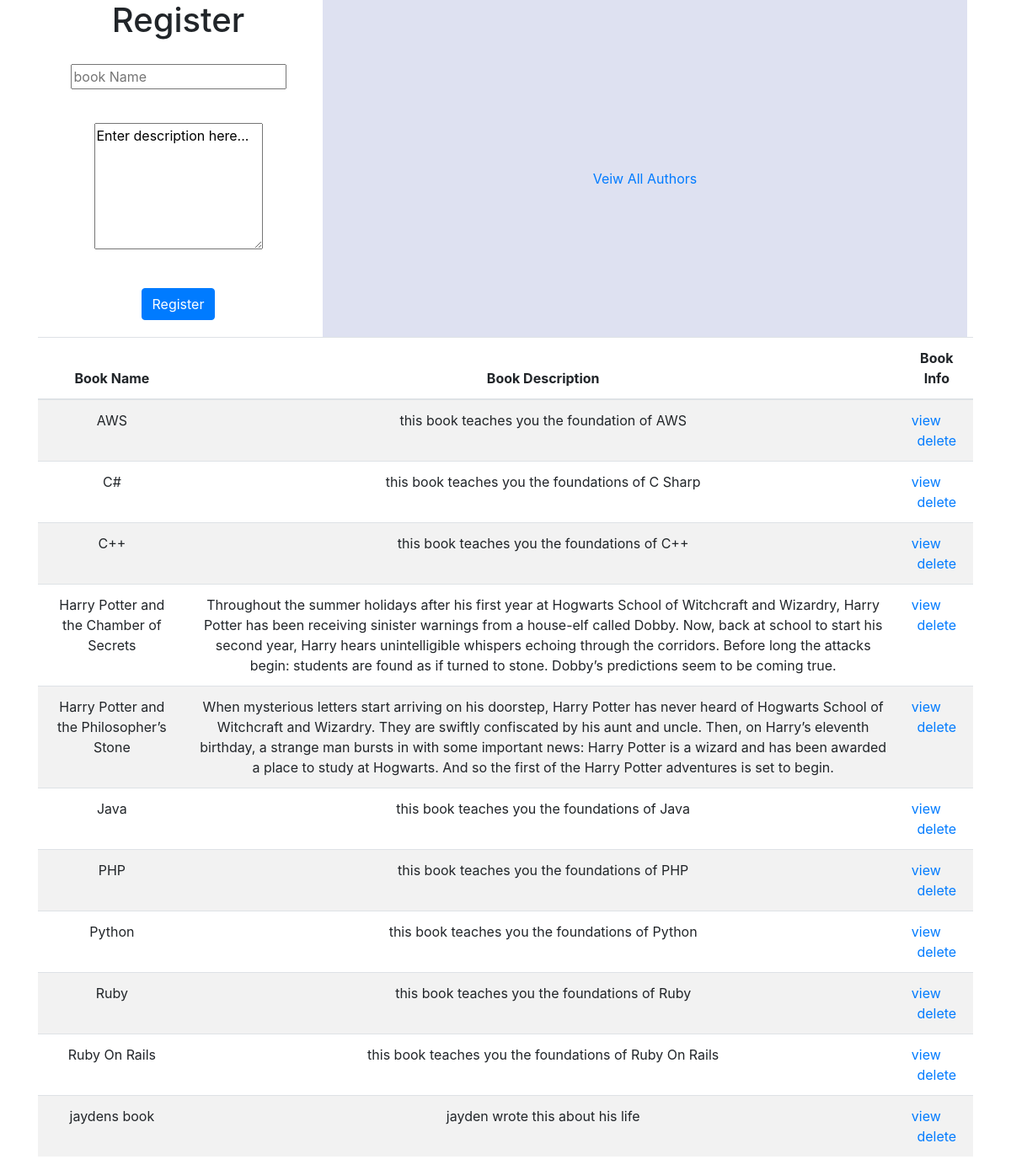
The page / on the database its author committed.
### multi_to_multi_app/models.py (models this page shows, shortened)
class Book(models.Model):
    title = models.CharField(max_length=255)
    description = models.TextField()
    created_at = models.DateTimeField(auto_now_add=True)
    updated_at = models.DateTimeField(auto_now=True)

### multi_to_multi_app/views.py (the view)
# urls.py: path('', views.index),
def index(request):
    context = {
        'all_books' : Book.objects.all().order_by('title'),
    }
    return render(request, "index.html", context)

### multi_to_multi_app/templates/index.html (shortened to what this page needs)
<!DOCTYPE html>
<html lang="en" dir="ltr">
    <head>
        <link rel="stylesheet" href="https://maxcdn.bootstrapcdn.com/bootstrap/4.0.0/css/bootstrap.min.css">
    </head>
    <body>
        <div class="container">
          <div id="registraition_container">
            <h1>Register</h1>
            <form action="/add_book" method="post" id="book_registration">
                <input type="text" name="title" placeholder="book Name"><br>
                <textarea name="description" form="book_registration">Enter description here...</textarea>
                <input type="submit" class="btn btn-primary" name="" value="Register">
            </form>
          </div>
          <div id="author_container">
              <div id="author_div">
                <a id="author_link" href="/authors">Veiw All Authors</a>
              </div>
          </div>
          <div id="table_div">
            <table class="table table-striped">
                <thead>
                  <tr>
                    <th scope="col">Book Name</th>
                    <th scope="col">Book Description</th>
                    <th scope="col">Book Info</th>
                  </tr>
                </thead>
                <tbody>
                  {% for book in all_books %}
                    <tr>
                        <td>
                          {{book.title}}
                        </td>
                        <td>
                          {{book.description}}
                        </td>
                        <td>
                          <a href="/books/{{book.id}}">view</a>
                          <a href="/delete_book/{{book.id}}">delete</a>
                        </td>
                    </tr>
                  {% endfor %}
                </tbody>
              </table>
          </div>
        </div>
    </body>
</html>

### multi_to_multi_app/templates/index.html (style rules this page uses)
#registraition_container { width: 30%; text-align: center; margin: 0 auto; display: inline-block; }
#author_container { width: 69%; height: 400px; display: inline-block; text-align: center; vertical-align: top; background-color: #dee1f1; }
#author_div { margin-top: 200px; }
#author_link { margin-top: 40px; }
input { margin: 20px; }
textarea { margin: 20px; width: 200px; height: 150px; }
table { text-align: center; }

### rows shown on the page
Book: title "AWS", description "this book teaches you the foundation of AWS"
Book: title "C#", description "this book teaches you the foundations of C Sharp"
Book: title "C++", description "this book teaches you the foundations of C++"
Book: title "Harry Potter and the Chamber of Secrets", description "Throughout the summer holidays after his first year at Hogwarts School of Witchcraft and Wizardry, Harry Potter has been receiving sinister warnings from a house-elf called Dobby. Now, back at school to start his second year, Harry hears unintelligible whispers echoing through the corridors. Before long the attacks begin: students are found as if turned to stone. Dobby’s predictions seem to be coming true."
Book: title "Harry Potter and the Philosopher’s Stone", description "When mysterious letters start arriving on his doorstep, Harry Potter has never heard of Hogwarts School of Witchcraft and Wizardry. They are swiftly confiscated by his aunt and uncle. Then, on Harry’s eleventh birthday, a strange man bursts in with some important news: Harry Potter is a wizard and has been awarded a place to study at Hogwarts. And so the first of the Harry Potter adventures is set to begin."
Book: title "Java", description "this book teaches you the foundations of Java"
Book: title "PHP", description "this book teaches you the foundations of PHP"
Book: title "Python", description "this book teaches you the foundations of Python"
Book: title "Ruby", description "this book teaches you the foundations of Ruby"
Book: title "Ruby On Rails", description "this book teaches you the foundations of Ruby On Rails"
Book: title "jaydens book", description "jayden wrote this about his life"
